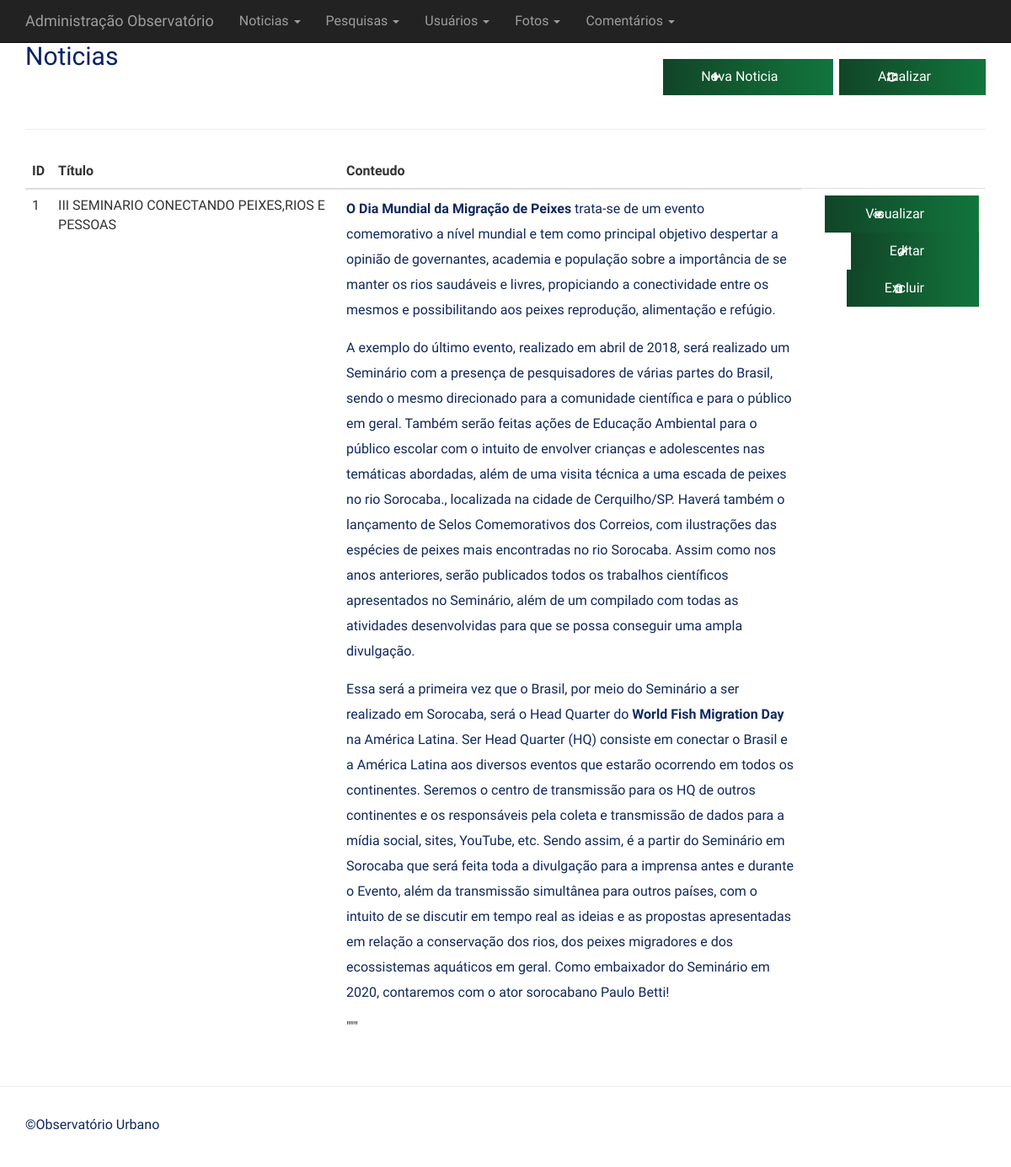
Screenshot of /adm/noticias/index.php with the database file from the repository.
### tables this page shows
CREATE TABLE `noticias` (
  `id` int(11) NOT NULL COMMENT 'Chave da tabela',
  `id_usuario` int(11) NOT NULL COMMENT 'Chave estrangeira da tabela usuario',
  `titulo` text NOT NULL COMMENT 'Título da notícia',
  `dia` int(2) NOT NULL COMMENT 'Dia que a noticia irá ocorrer',
  `mes` varchar(3) NOT NULL COMMENT 'Mês que a noticia irá ocorrer',
  `conteudo` text NOT NULL COMMENT 'Conteúdo da notícia',
  `imagem` text NOT NULL COMMENT 'Caminho para imagem',
  `criacao` datetime NOT NULL COMMENT 'Data de criação',
  `modificacao` datetime DEFAULT NULL COMMENT 'Data de Modificação'
);

### adm/inc/database.php (called while the page is built, shortened)
<?php
function open_database() {
	try {
		$conn = new mysqli(DB_HOST, DB_USER, DB_PASSWORD, DB_NAME);
		return $conn;
	} catch (Exception $e) {
		echo $e->getMessage();
		return null;
	}
}
function find( $table = null, $id = null ) {
	$database = open_database();
	$found = null;
	try {
	  if ($id) {
	    $sql = "SELECT * FROM " . $table . " WHERE id = " . $id;
	    $result = $database->query($sql);
	    if ($result->num_rows > 0) {
	      $found = $result->fetch_assoc();
	    }
	  } else {
	    $sql = "SELECT * FROM " . $table;
	    $result = $database->query($sql);
	    if ($result->num_rows > 0) {
	      $found = $result->fetch_all(MYSQLI_ASSOC);
	    }
	  }
	} catch (Exception $e) {
	  $_SESSION['message'] = $e->GetMessage();
	  $_SESSION['type'] = 'danger';
  }
    return $found;
}

### adm/noticias/functions.php (called while the page is built, shortened)
<?php
function index() {
	$customers = find_all('noticias');
}
function find_all( $table ) {
	return find($table);
  }

### adm/noticias/index.php (the view, shortened to what this page needs)
<?php
    require_once('functions.php');
    index();
?>
<header>
	<div class="row">
		<div class="col-sm-6">
			<h2>Noticias</h2>
		</div>
		<div class="col-sm-6 text-right h2">
	    	<a class="btn btn-primary" href="add.php"><i class="fa fa-plus"></i> Nova Noticia</a>
	    	<a class="btn btn-default" href="index.php"><i class="fa fa-refresh"></i> Atualizar</a>
	    </div>
	</div>
</header>
<hr>
<table class="table table-hover">
<thead>
	<tr>
		<th>ID</th>
		<th width="30%">Título</th>
		<th>Conteudo</th>
	</tr>
</thead>
<tbody>
<?php if ($customers) : ?>
<?php foreach ($customers as $customer) : ?>
	<tr>
		<td><?php echo $customer['id']; ?></td>
		<td><?php echo $customer['titulo']; ?></td>
		<td><?php echo $customer['conteudo']; ?></td>
		<td class="actions text-right">
			<a href="view.php?id=<?php echo $customer['id']; ?>" class="btn btn-sm btn-success"><i class="fa fa-eye"></i> Visualizar</a>
			<a href="edit.php?id=<?php echo $customer['id']; ?>" class="btn btn-sm btn-warning"><i class="fa fa-pencil"></i> Editar</a>
			<a href="#" class="btn btn-sm btn-danger" data-toggle="modal" data-target="#delete-modal" data-customer="<?php echo $customer['id']; ?>">
				<i class="fa fa-trash"></i> Excluir
			</a>
		</td>
	</tr>
<?php endforeach; ?>
<?php else : ?>
	<tr>
		<td colspan="6">Nenhum registro encontrado.</td>
	</tr>
<?php endif; ?>
</tbody>
</table>

### adm/inc/header.php (style rules this page uses)
body { padding-top: 50px; padding-bottom: 20px; }

### rows the page displays
noticias: id "1", titulo "III SEMINARIO CONECTANDO PEIXES,RIOS E PESSOAS", conteudo "O Dia Mundial da Migração de Peixes trata-se de um evento comemorativo a nível mundial e tem como principal objetivo despertar a opinião de governantes, academia e população sobre a importância de se manter os rios saudáveis e livres, propiciando a conectividade entre os mesmos e possibilitando aos peixes reprodução, alimentação e refúgio. A exemplo do último evento, realizado em abril de 2018, será realizado um Seminário com a presença de pesquisadores de várias partes do Brasil, sendo o mesmo direcionado para a comunidade científica e para o público em geral. Também serão feitas ações de Educação Ambiental para o público escolar com o intuito de envolver crianças e adolescentes nas…"
